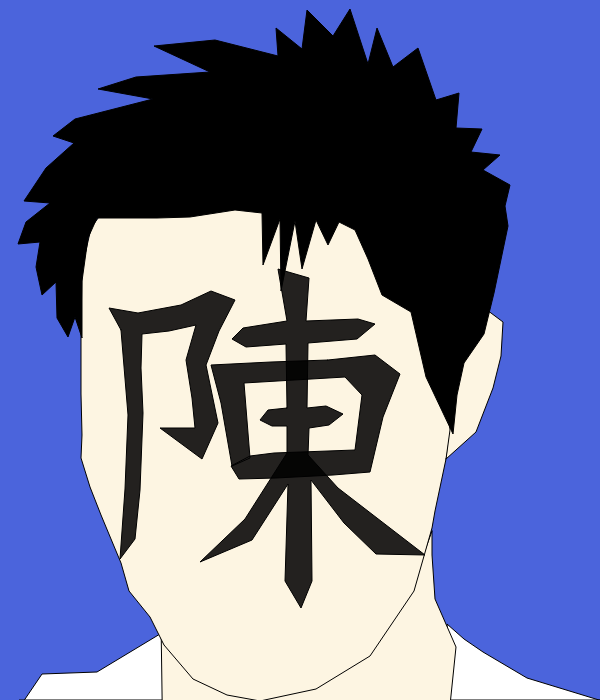
Frame 1 (no input)
Frame 60 (no input): identical to frame 1, image omitted
Frame 120 (the mouse pressed at the canvas centre since frame 60): identical to frame 1, image omitted

The p5.js sketch that drew this single still picture (run headless with seeded random() and noise() and a simulated clock; from frame 60 on, the mouse is pressed at the canvas centre):

// p5.js sketch
// ── sketch.js
function setup() {
  createCanvas(600, 700);
}

function draw() {
  background(75, 100, 220);
  
  //clothing
  beginShape();
  fill(255)
  vertex(449,684)
  vertex(450,661)
  vertex(447,624)
  vertex(464,639)
  vertex(483,652)
  vertex(527,678)
  vertex(599,700)
  vertex(631,700)
  vertex(653,700)
  vertex(20,700)
  vertex(19,700)
  vertex(21,705)
  vertex(42,674)
  vertex(97,672)
  vertex(160,634)
  vertex(173,682)
  vertex(185,700)
  vertex(213,700)
  vertex(233,700)
  vertex(284,700)
  vertex(341,700)
  vertex(380,700)
  vertex(429,700)
  endShape(CLOSE); 
  
  //ear
  beginShape();
  fill(253,245,226)
  vertex(487,310)
  vertex(503,322)
  vertex(501,356)
  vertex(493,388)
  vertex(476,432)
  vertex(446,459)
  vertex(453,385)
  vertex(464,353)
  vertex(477,333)
  endShape(CLOSE);
  //neck
  beginShape();
  fill(253,245,226)
  vertex(432,531)
  vertex(432,555)
  vertex(435,599)
  vertex(456,647)
  vertex(431,890)
  vertex(164,831)
  vertex(161,620)
  vertex(206,660)
  vertex(264,690)
  vertex(342,656)
  vertex(380,640)
  vertex(411,589)
  endShape(CLOSE);
  
  //face
  beginShape();
  fill(253,245,226)
  vertex(446,459)
  vertex(435,511)
  vertex(432,528)
  vertex(414,591)
  vertex(370,656)
  vertex(316,689)
  vertex(260,701)
  vertex(227,695)
  vertex(193,679)
  vertex(164,645)
  vertex(150,617)
  vertex(129,591)
  vertex(121,563)
  vertex(111,539)
  vertex(101,515)
  vertex(90,487)
  vertex(81,458)
  vertex(82,435)
  vertex(81,394)
  vertex(81,364)
  vertex(81,333)
  vertex(82,268)
  vertex(91,228)
  vertex(101,214)
  vertex(171,206)
  vertex(224,205)
  vertex(256,207)
  vertex(432,224)
  vertex(450,430)
  endShape(CLOSE); 
  
  //hair 
  beginShape();
  fill(0)
  vertex(471,152)
  vertex(482,129)
  vertex(456,128)
  vertex(459,93)
  vertex(436,100)
  vertex(418,48)
  vertex(393,67)
  vertex(377,28)
  vertex(368,64)
  vertex(350,9)
  vertex(333,36)
  vertex(307,10)
  vertex(302,49)
  vertex(276,28)
  vertex(278,56)
  vertex(215,40)
  vertex(154,46)
  vertex(210,72)
  vertex(136,77)
  vertex(98,89)
  vertex(153,99)
  vertex(75,119)
  vertex(53,136)
  vertex(74,143)
  vertex(46,168)
  vertex(24,201)
  vertex(50,203)
  vertex(26,222)
  vertex(18,244)
  vertex(40,242)
  vertex(36,267)
  vertex(42,295)
  vertex(56,282)
  vertex(57,318)
  vertex(68,337)
  vertex(75,317)
  vertex(82,338)
  vertex(82,281)
  vertex(88,238)
  vertex(97,218)
  vertex(157,218)
  vertex(190,217)
  vertex(235,210)
  vertex(262,213)
  vertex(263,265)
  vertex(280,219)
  vertex(281,291)
  vertex(295,221)
  vertex(302,269)
  vertex(316,220)
  vertex(328,245)
  vertex(339,222)
  vertex(355,230)
  vertex(368,259)
  vertex(382,295)
  vertex(411,312)
  vertex(426,377)
  vertex(453,434)
  vertex(457,395)
  vertex(464,363)
  vertex(484,334)
  vertex(494,293)
  vertex(508,226)
  vertex(505,206)
  vertex(510,185)
  vertex(483,170)
  vertex(500,155)
  endShape(CLOSE);


  //word
  beginShape();
  fill(0,0,0,220)
  vertex(121,330)
  vertex(128,415)
  vertex(125,489)
  vertex(120,559)
  vertex(135,539)
  vertex(140,490)
  vertex(143,413)
  vertex(141,368)
  vertex(142,334)
  vertex(169,331)
  vertex(196,325)
  vertex(186,360)
  vertex(192,398)
  vertex(195,428)
  vertex(160,428)
  vertex(202,459)
  vertex(218,423)
  vertex(206,365)
  vertex(219,331)
  vertex(235,300)
  vertex(211,291)
  vertex(181,305)
  vertex(138,313)
  vertex(109,308)
  endShape(CLOSE);
  
  //word2
  beginShape();
  fill(0,0,0,220)
  vertex(287,408)
  vertex(286,344)
  vertex(246,347)
  vertex(232,339)
  vertex(243,328)
  vertex(287,321)
  vertex(278,269)
  vertex(309,278)
  vertex(306,321)
  vertex(358,319)
  vertex(375,324)
  vertex(357,339)
  vertex(308,343)
  vertex(307,408)
  vertex(326,406)
  vertex(343,414)
  vertex(329,425)
  vertex(309,428)
  vertex(308,455)
  vertex(338,488)
  vertex(425,555)
  vertex(376,554)
  vertex(344,523)
  vertex(311,480)
  vertex(312,581)
  vertex(301,608)
  vertex(285,581)
  vertex(288,484)
  vertex(252,540)
  vertex(200,562)
  vertex(245,519)
  vertex(287,453)
  vertex(287,426)
  vertex(272,426)
  vertex(260,420)
  vertex(268,410)
  endShape(CLOSE);
  
  //word3
  beginShape();
  
  fill(0,0,0,220)
  vertex(328,360)
  vertex(375,355)
  vertex(400,374)
  vertex(383,417)
  vertex(370,472)
  vertex(333,475)
  vertex(276,478)
  vertex(239,479)
  vertex(231,466)
  vertex(250,456)
  vertex(274,453)
  vertex(355,450)
  vertex(362,395)
  vertex(345,377)
  vertex(244,383)
  vertex(250,458)
  vertex(232,466)
  vertex(221,403)
  vertex(211,365)
  vertex(271,362)
  endShape(CLOSE);  
  
  
 
  
}
// ── portrait.html
<!DOCTYPE html>
<html>

  <head>

    <title>Welby Chan's Website</title>
<link rel="stylesheet" type="text/css" href="main.css">
<link rel="stylesheet" href="https://stackpath.bootstrapcdn.com/bootstrap/4.5.2/css/bootstrap.min.css" integrity="sha384-JcKb8q3iqJ61gNV9KGb8thSsNjpSL0n8PARn9HuZOnIxN0hoP+VmmDGMN5t9UJ0Z" crossorigin="anonymous">
<script src="https://code.jquery.com/jquery-3.5.1.slim.min.js" integrity="sha384-DfXdz2htPH0lsSSs5nCTpuj/zy4C+OGpamoFVy38MVBnE+IbbVYUew+OrCXaRkfj" crossorigin="anonymous"></script>
<script src="https://cdn.jsdelivr.net/npm/popper.js@1.16.1/dist/umd/popper.min.js" integrity="sha384-9/reFTGAW83EW2RDu2S0VKaIzap3H66lZH81PoYlFhbGU+6BZp6G7niu735Sk7lN" crossorigin="anonymous"></script>
<script src="https://stackpath.bootstrapcdn.com/bootstrap/4.5.2/js/bootstrap.min.js" integrity="sha384-B4gt1jrGC7Jh4AgTPSdUtOBvfO8shuf57BaghqFfPlYxofvL8/KUEfYiJOMMV+rV" crossorigin="anonymous"></script>
  </head>

<body>
  <div class ="navigationBar">
    <nav>
 <ul class ="bar">
    <li><a href="../../index.html" class = "home">Home</a></li> 
    <div class="dropdown">
    <li><a href="portfolio/index.html" class = "portfolio">Game / Art Portfolio</a>
        <div class="dropdown-links"> 
            <u1>
              <a href="#">Artist Statement</a>
              <a href="../../portfolio/index.html">Video/Net Art</a>
              <a href="../../../devPortfolio/index.html">Game Dev. Portfolio</a>
              <a href="../../../art74/glitch/glitch.html">Glitch Art</a>
              <a href="../../../art74/meme/meme.html">Meme Mash up</a>
              <a href="../../../art74/amongus/amongus.html">Net.Art Adventure</a>
              <a href="../../../art74/sculpture/sculpture.html">Sculpture Art</a>
              <a href="../../../art74/portrait/portrait.html">Codeas Art</a>
              <a href="../../../art74/ai/ai.html">Ai and Art</a>
              <a href="../../../art74/final/final.html">Game Art (Final)</a>
            </u1>
        </div>
    </li>
    </div>
    <li><a href="https://github.com/WelbyC" class = "github">Github</a></li>
</ul>
</nav>
</div>
    

    <h1 class="text-center text-white">My Portfolio</h1>
    <h3 class="text-center text-light">Codeas Art</h3>



  

<div class="portfolio-item">

  <img src="portrait.png" class="d-block w-100" alt="...">
  
 <br>
 <h2>Self-Portrait, 2020</h2>
 <h3>This is a self-portrait of myself made using p5.js. 
   The caliugraphy cahracter on my face is my last name yet 
   it represents display lowkey. In asian families, we usually 
   have something to try to prove due to the pressure they exert 
   on the children. This is usually the case when the parents have 
   a strong desire for the children to be successful in the future 
   either due to honor or love. Many of us "display" what they want 
   to see and lose a sense of self in a way. For a while, this was 
   me before I began to want to carve my own future and make my own decisions.</h3>
   <br><br>
    </div>  
    </body>
</html>
